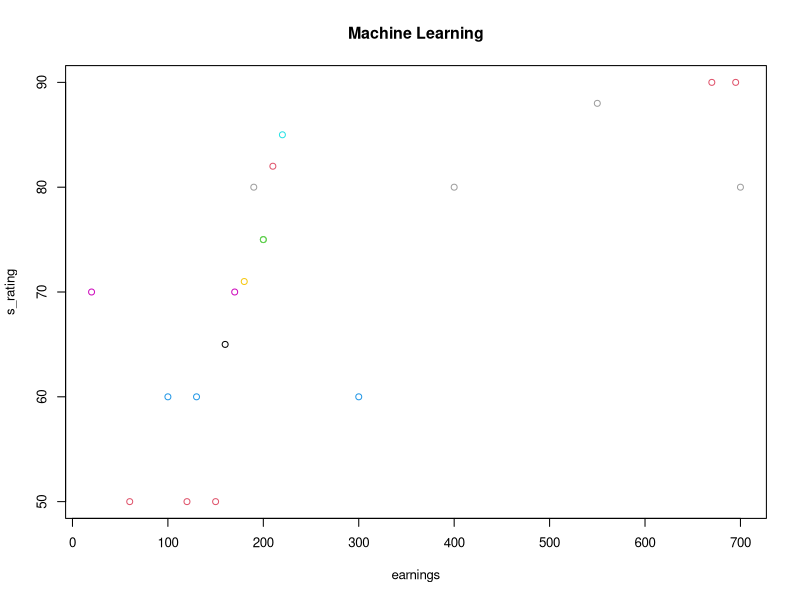
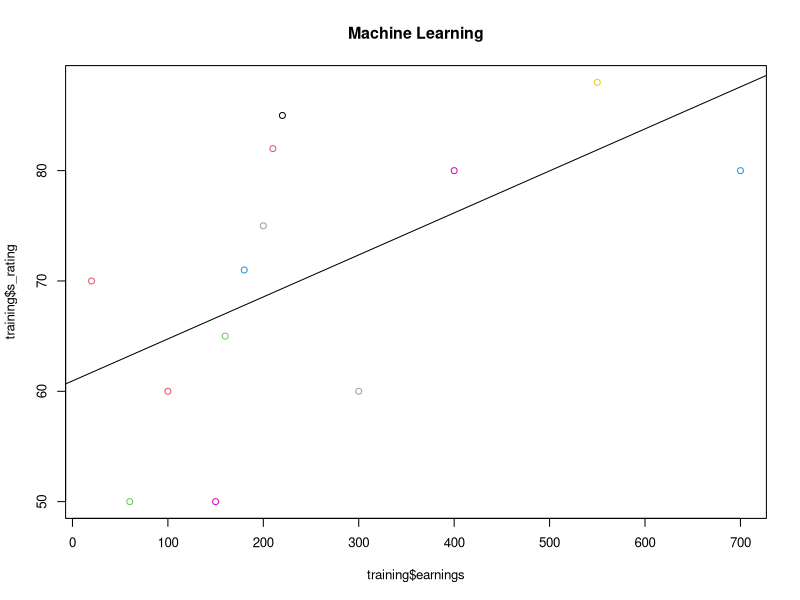
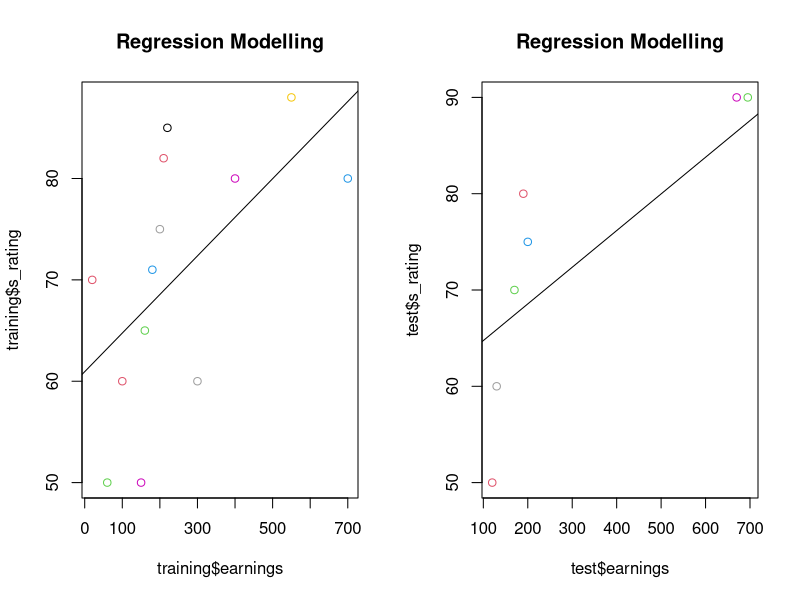

These charts were generated, in order, by the following R code:
#Example 1: Does Money Buy Happiness? Correlation Between Salary and Employee Satisfaction
#Regression (R Code) 


# Install Required package
# install.packages("caret")
library(caret)

#Create a tidy dataset:
#  What makes this dataset tidy?

# earnings  - Employee Earnings in dollars per day
# s_rating  - Employee Satisfaction rating
# emp_data  - data.frame(earning, s_rating)
earnings <- c(120, 100, 700, 200, 60, 20, 200, 130, 150, 160, 170, 180, 190, 210, 220, 400, 550, 670, 695, 300)

s_rating<- c(50, 60, 80, 75, 50, 70, 75, 60, 50, 65, 70, 71,80, 82, 85, 80, 88, 90, 90, 60)

emp_data  <- data.frame(earnings, s_rating)

emp_data 
dim(emp_data)


set.seed(222)
inTrain <- createDataPartition(y= emp_data$s_rating, p=0.6, list=FALSE)

training <- emp_data[inTrain,]
test <- emp_data[-inTrain,]
head(training)
summary(training)

dim(training)
dim(test)

#So that when analysis is reproduced, a similar result is gotten.

#Exploratory Data Analysis

par(cex=0.8)
plot(earnings, s_rating, col = s_rating, main="Machine Learning")


#Create Model:

reg_model <- lm(s_rating ~ earnings, data=training)
summary(reg_model)

par(cex=.8)
plot(training$earnings, training$s_rating, col = s_rating, main="Machine Learning")

abline(reg_model)  

# function to draw a regression line based on the model the machine created called reg_model

## From y = a + bx + ei (ei = error measures factors that we didn’t take into consideration about the model)
## Our model is: Satisfaction = 0.04056(Earning) + 59.46977  

# What are the coefficients
# TEST	
coef(reg_model)[1] + coef(reg_model)[2] * (test$earnings)

#OR
# We could create a function to test our model
predict_happiness <- function(x){
  Coef_1 = 0.04056
  Coef_2 = 59.46977
  Result<- (Coef_1 * x) + Coef_2 
  percent<- "%"
  cat(sprintf("The employee should be %s%s satisfied", Result, percent))
}

# Use our predict_happiness function to predict how satisfied the employee will be if he is paid 200, 400, 1200 etc. dollars per day
predict_happiness(200)

#OR we could use the predict command from caret
# pred_rating stands for Predicted satisfaction rating
pred_rating <- predict(reg_model, test)

# Test data vs predicted data helps us to see how accurate our model is 
print(data.frame(test$s_rating, pred_rating))

#We can see that our model (the regression line) is not so precise
# Check the accuracy of model visually

par(mfrow=c(1,2))
plot(training$earnings, training$s_rating, col = s_rating, main="Regression Modelling")
abline(reg_model)  
plot(test$earnings, test$s_rating, col = s_rating, main="Regression Modelling")
abline(reg_model)  

# Check errors RMSE (root-mean-square deviation) – calculate mean squared errors on the test sets
#Measures deviation of predicted points to original value

sqrt(sum((predict(reg_model, test) - test$s_rating)^2))


